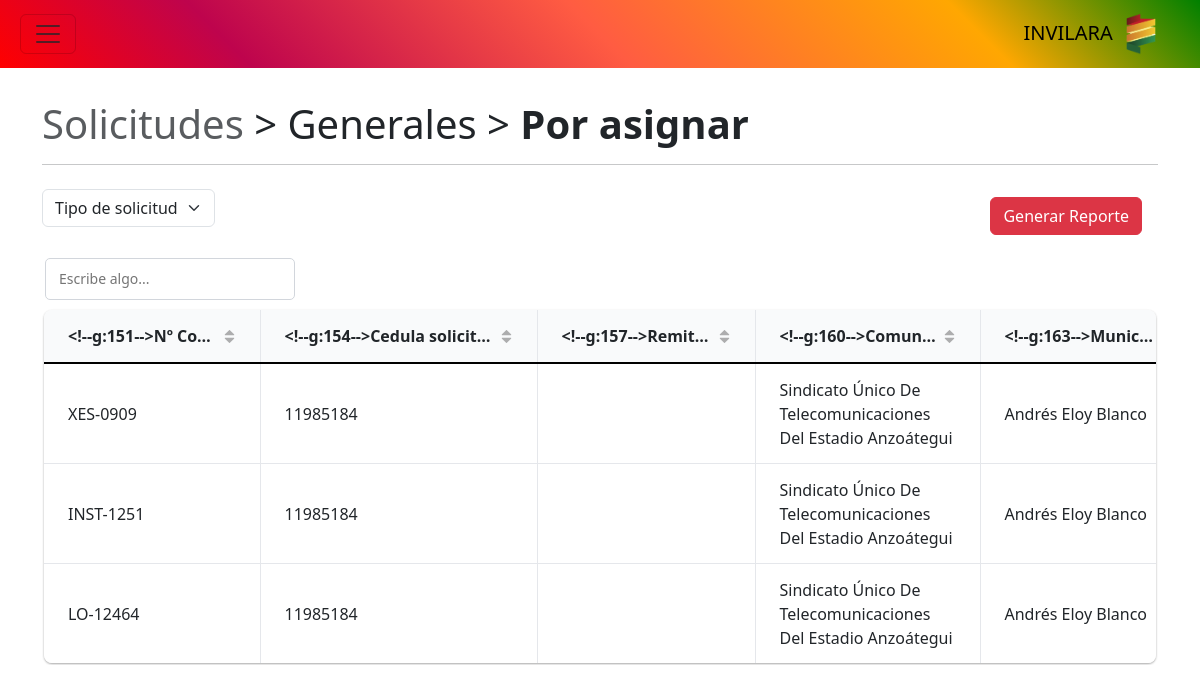
/?pagina=solicitud&vista=ejecucion (signed in), run on the app's committed database.
### tables this page shows
CREATE TABLE `solicitud` (
  `id` varchar(30) NOT NULL,
  `id_comunidad` int DEFAULT NULL,
  `id_asignacion` int DEFAULT NULL,
  `id_institucion` int DEFAULT NULL,
  `cedula_solicitante` int DEFAULT NULL,
  `tipo_solicitud` int DEFAULT NULL,
  `fecha` date DEFAULT NULL,
  `problematica` varchar(300) DEFAULT NULL
);

CREATE TABLE `comunidad` (
  `id` int NOT NULL,
  `id_parroquia` int DEFAULT NULL,
  `tipo` varchar(30) DEFAULT NULL,
  `nombre` varchar(200) DEFAULT NULL,
  `direccion` varchar(200) DEFAULT NULL,
  `representante` varchar(100) DEFAULT NULL,
  `rif` varchar(20) DEFAULT NULL,
  `ambito` varchar(100) DEFAULT NULL
);

CREATE TABLE `municipio` (
  `id` int NOT NULL,
  `nombre` varchar(100) DEFAULT NULL
);

### controlador/solicitud.php (called while the page is built, shortened)
<?php
require_once "modelo/solicitud.php";
$tipo_solicitud = isset($_GET["tipo"]) ? $_GET["tipo"] : "1";
require_once "modelo/parroquia.php";
$datos = $modelo->consultar();
$estados = $modelo->consultar_estados();
require_once "vista/solicitud.php";
?>

### modelo/base_datos.php (called while the page is built)
<?php
class BaseDatos
{
    private $host = "localhost";
    private $dbname = "invilara";
    private $usuario = "root";
    private $contrasena = "";
    public function conexion()
    {
        $dsn = "mysql" . ":" . "host=" . $this->host . ";" . "dbname=" . $this->dbname . ";";
        $pdo = new PDO($dsn, $this->usuario, $this->contrasena);
        $pdo->setAttribute(PDO::ATTR_ERRMODE, PDO::ERRMODE_EXCEPTION);
        return $pdo;
    }
}
?>

### modelo/solicitud.php (called while the page is built, shortened)
<?php
require_once "modelo/base_datos.php";
class Solicitud extends BaseDatos
{
    private $tabla = "solicitud";
    private $estado;
    private $tipo_solicitud;
    public function set_estado($valor)
    {
        $this->estado = $valor;
    }
    public function set_tipo_solicitud($valor)
    {
        $this->tipo_solicitud = $valor;
    }
    public function consultar_estados()
    {
        $stmt = $this->conexion()->query(
            "SELECT
                *
            FROM
                tipo_estado"
        );
        $datos = $stmt->fetchAll(PDO::FETCH_ASSOC);
        return $datos;
    }
    public function consultar()
    {
        $filtro = "";
        switch ($this->estado) {
            case "2":
                $filtro = "AND id_estado='1' OR id_estado='2'";
                break;
        }
        $query = "SELECT
                    {$this->tabla}.*,
                    asignacion.id_gerencia,
                    tipo_estado.id AS id_estado,
                    tipo_estado.nombre AS nombre_estado,
                    institucion_remitente.id AS id_remitente,
                    institucion_remitente.nombre AS nombre_remitente,
                    comunidad.nombre AS nombre_comunidad,
                    municipio.nombre AS nombre_municipio,
                    parroquia.nombre AS nombre_parroquia,
                    institucion.nombre AS nombre_institucion,
                    gerencia.nombre AS nombre_gerencia
                FROM
                    {$this->tabla}
                LEFT JOIN
                    comunidad ON {$this->tabla}.id_comunidad = comunidad.id
                LEFT JOIN
                    parroquia ON comunidad.id_parroquia = parroquia.id
                LEFT JOIN
                    municipio ON parroquia.id_municipio = municipio.id
                LEFT JOIN
                    asignacion ON {$this->tabla}.id_asignacion = asignacion.id
                LEFT JOIN
                    tipo_estado ON asignacion.id_estado = tipo_estado.id
                LEFT JOIN
                    institucion ON {$this->tabla}.id_institucion = institucion.id
                LEFT JOIN
                    institucion AS institucion_remitente ON asignacion.id_institucion_remitente = institucion.id
                LEFT JOIN
                    gerencia ON asignacion.id_gerencia = gerencia.id
                WHERE
                    tipo_solicitud='{$this->tipo_solicitud}'";
        $query = $query . " $filtro" . " ORDER BY id_estado DESC";
        $stmt = $this->conexion()->query($query);
        $datos = $stmt->fetchAll(PDO::FETCH_ASSOC);
        return $datos;
    }
}
?>

### vista/componentes/tabla_solicitud.php (the view, shortened to what this page needs)
<div class="table-responsive" id="tabla-contenedor">
    <table class="table table-hover" id="tabla-principal">
        <tbody class="table-group-divider">
            <?php foreach ($datos as $d): ?>
                <tr>
                    <td><?php echo $d["id"]; ?></td>
                    <?php if ($tipo_solicitud == "1" || $tipo_solicitud == "2"): ?>
                        <td><?php echo $d["cedula_solicitante"]; ?></td>
                    <?php elseif ($tipo_solicitud == "3"): ?>
                        <td><?php echo $d["nombre_institucion"]; ?></td>
                    <?php endif ?>
                    <td><?php echo $d["nombre_comunidad"]; ?></td>
                    <td><?php echo $d["nombre_municipio"]; ?></td>
                </tr>
            <?php endforeach ?>
        </tbody>
    </table>
</div>

### data on the page
solicitud: id "XES-0909", cedula_solicitante "11985184", id_comunidad.nombre "Sindicato Único De Telecomunicaciones Del Estadio Anzoátegui", municipio.nombre "Andrés Eloy Blanco"
solicitud: id "INST-1251", cedula_solicitante "11985184", id_comunidad.nombre "Sindicato Único De Telecomunicaciones Del Estadio Anzoátegui", municipio.nombre "Andrés Eloy Blanco"
solicitud: id "LO-12464", cedula_solicitante "11985184", id_comunidad.nombre "Sindicato Único De Telecomunicaciones Del Estadio Anzoátegui", municipio.nombre "Andrés Eloy Blanco"

### other printed values
$nombre_solicitud "Generales"
$titulo_vista "Por asignar"
